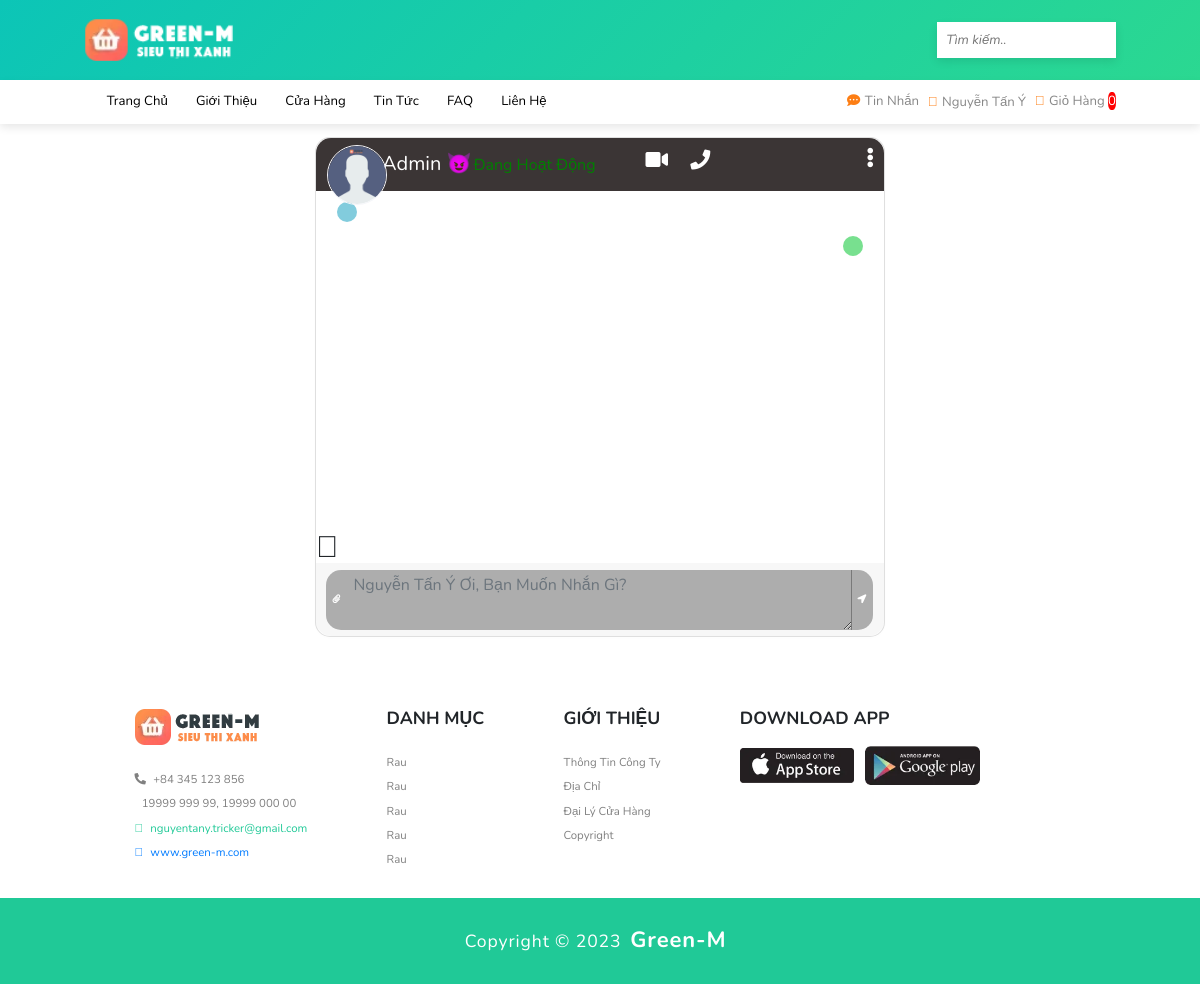
/public/index.php?act=mess_chat&from=1&to=10 (signed in), run on an earlier commit of the app's database.
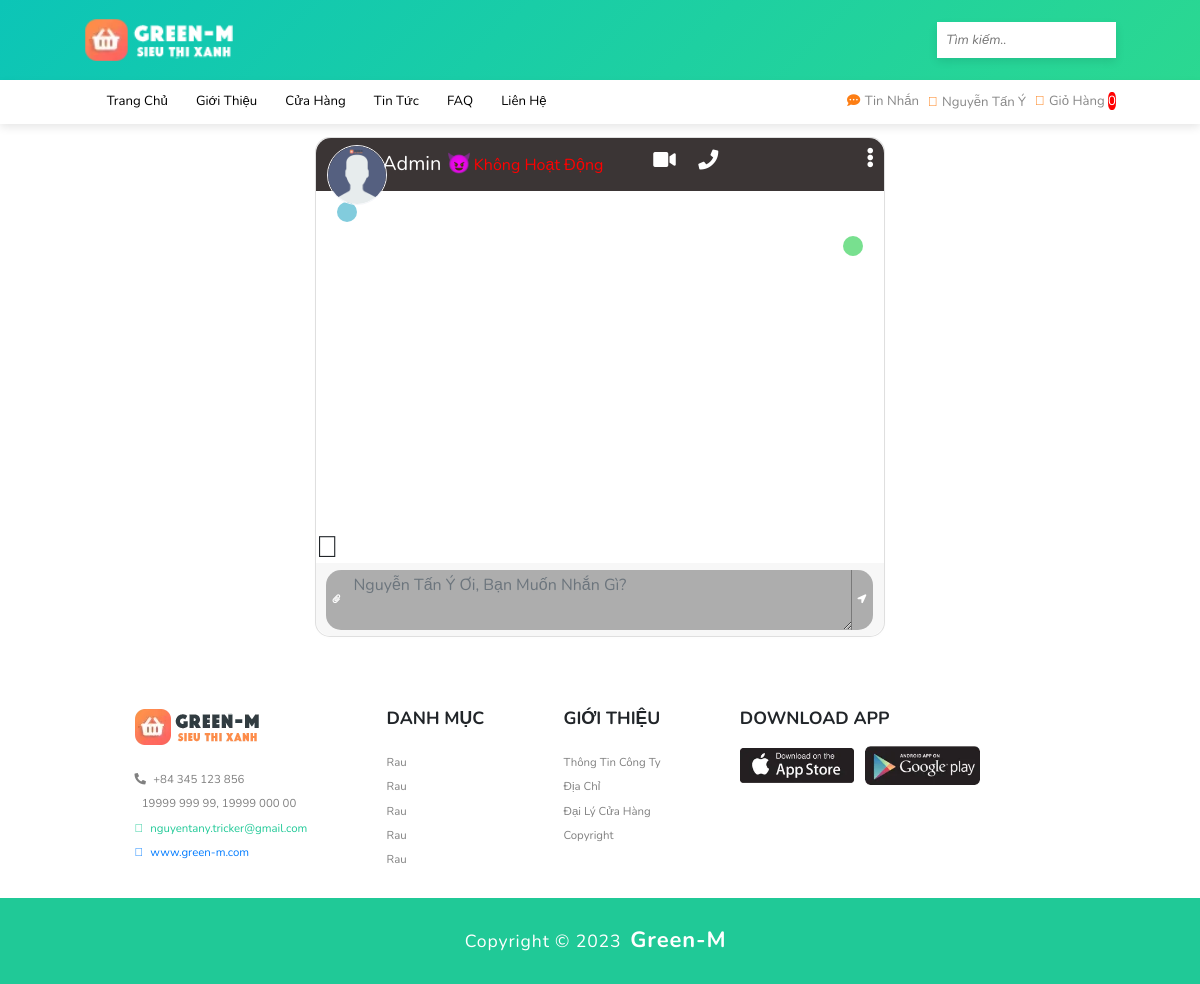
And on a later commit of the database.
### tables this page shows
CREATE TABLE `account` (
  `account_id` int(123) NOT NULL,
  `account_name` longblob NOT NULL,
  `account_address` varchar(80) NOT NULL,
  `account_number_pay` varchar(30) NOT NULL,
  `account_pay` varchar(15) NOT NULL,
  `account_avt` varchar(299) NOT NULL DEFAULT 'view/images/account/user.png',
  `account_username` varchar(30) NOT NULL,
  `account_email` varchar(40) NOT NULL,
  `account_verified_mail` varchar(15) NOT NULL DEFAULT 'Chưa xác thực',
  `account_phone` varchar(10) NOT NULL,
  `account_pass` varchar(100) NOT NULL,
  `account_position` varchar(20) NOT NULL DEFAULT 'Khách hàng',
  `account_notify` varchar(100) NOT NULL,
  `account_status` varchar(30) NOT NULL DEFAULT 'Offline',
  `time_store` date NOT NULL DEFAULT current_timestamp(),
  `time_reg` timestamp NOT NULL DEFAULT current_timestamp()
);

### public/model_dao/connect.php (called while the page is built, shortened)
<?php
    class dao_con {
        function conn_db() {
            $sqlServer = "mysql:host=localhost; dbname=green_m8683";
            $username = "root";
            $password = "";
            try {
                $conn = new PDO($sqlServer, $username, $password);
                $conn->setAttribute(PDO::ATTR_ERRMODE, PDO::ERRMODE_EXCEPTION);
            } catch(PDOException $e) {
                echo 'Ket noi database that bai do ' . $e->getMessage();
            }
            return $conn;
        }
        function conn_show_one($sql) {
            $conn = $this->conn_db();
            $sqlBindParam = array_slice(func_get_args(), 1);
            try {
                $stmt = $conn->prepare($sql);
                $stmt->execute($sqlBindParam);
                $ketqua = $stmt->fetch();
                return $ketqua;
            } catch (PDOException $e) {
                throw $e;
            } finally {
                unset($conn);
            }
        }
    }
?>

### public/model_dao/message.php (called while the page is built, shortened)
<?php
    include_once "connect.php";
    class mess_lass extends dao_con {
        function show_mess_info($a) {
            $sql = "SELECT *
                    FROM account
                    WHERE account_id = ?
            ";
            return $this->conn_show_one($sql, $a);
        }
    }
?>

### public/view/mess_chat.php (the view, shortened to what this page needs)
<br>
<div class="col-md-6 col-xl-6 chat">
    <div class="card">
        <div class="card-header msg_head" style="background: rgb(59, 53, 53);">
            <div class="d-flex bd-highlight">
                <div class="img_cont_msg avt_to_9">
                    <img style="position: relative; z-index: 999999;" src="<?=$show_mess_info['account_avt']?>" class="rounded-circle user_img">
                </div>
                <div class="user_info">
                    <span><?=$show_mess_info['account_name']?></span>
                    <?php
                        if($show_mess_info['account_status'] == "Online") {
                            echo '<label style="color: green; font-size: 16px;">Đang hoạt động</label>';
                        } else {
                            echo '<label style="color: red; font-size: 16px;">Không hoạt động</label>';
                        }
                    ?>
                </div>
                <div class="video_cam">
                    <span><i class="fas fa-video"></i></span>
                    <span><i class="fas fa-phone"></i></span>
                </div>
            </div>
            <span id="action_menu_btn"><i class="fas fa-ellipsis-v"></i></span>
        </div>
        <div class="card-body msg_card_body">
            <div class="d-flex justify-content-start mb-4">
                <div class="msg_cotainer">
                </div>
            </div>
            <div class="d-flex justify-content-end mb-4">
                <div class="msg_cotainer_send">
                </div>
            </div>
        </div>
        <div class="bocpause"><i style="font-size: 30px; cursor: pointer;" class="fad fa-pause-circle pauseline"></i></div>
        <div class="card-footer">
            <div class="input-group">
                <div class="input-group-append">
                    <span class="input-group-text attach_btn"><i class="fas fa-paperclip"></i></span>
                </div>
                <textarea name="" class="form-control type_msg" style="font-size: 16px;" placeholder="<?=$_SESSION['83x86']['account_name']?> ơi, bạn muốn nhắn gì?"></textarea>
                <div class="input-group-append">
                    <span class="input-group-text send_btn"><i class="fas fa-location-arrow"></i></span>
                </div>
            </div>
        </div>
    </div>
</div>

What changed in the data, as far as the page shows it:
changed account "Admin 😈": account_status "Online" → "Offline" (drawn)
Also different on the page:
text no longer shown: "Đang Hoạt Động"
text now shown: "Không Hoạt Động"
